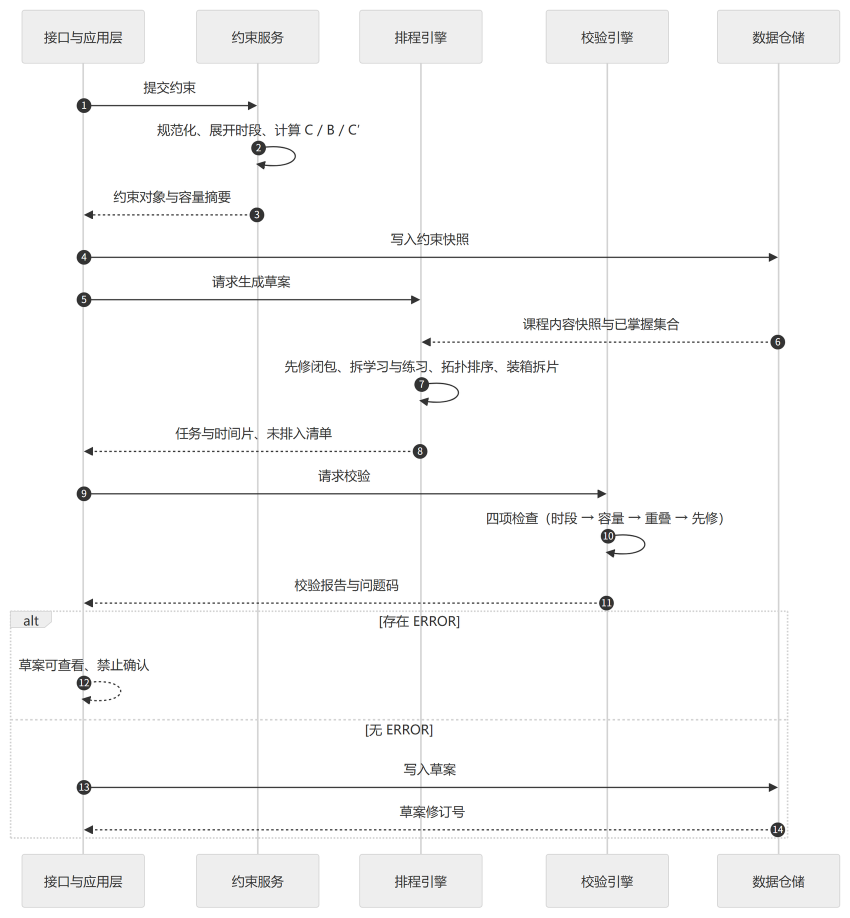
#> input picture docs/03_设计/figures/peer/fig-4-3-generate.png, 1700 x 1835 px, found by its file name (shown at 1/2 size)
$ python build_design_extra.py
#> lines starting #> are read from the running program, lines starting #| are printed output that depends on the picture; after the words box and inside, x2 and y2 are one past the last pixel; in counts of white or black regions, pixels touching at a corner belong together
### scripts/build_figures.py
"""生成《软件需求说明书》所需的图表：Mermaid 源文件 + 界面原型 SVG，并栅格化为 PNG。

产物：
    docs/02_需求/figures/fig-x-y.png      插入文档用（约 1600px 宽）
    docs/02_需求/figures/src/fig-x-y.mmd  Mermaid 源文件（可编辑）
    docs/02_需求/figures/src/fig-x-y.svg  原型源文件（可编辑）

渲染方式：Edge headless 截图 → Pillow 去白边裁切。需要本机 Edge。
"""
import json
import os
import re
import subprocess
import sys
import tempfile
from pathlib import Path

from PIL import Image, ImageChops

ROOT = Path(__file__).resolve().parent.parent
FIG_DIR = ROOT / "docs" / "02_需求" / "figures"
SRC_DIR = FIG_DIR / "src"
TMP_DIR = ROOT / ".tmp_figures"

EDGE = r"C:\Program Files (x86)\Microsoft\Edge\Application\msedge.exe"
MERMAID_JS = "file:///D:/Gitproject/RJB_Demo/frontend/node_modules/mermaid/dist/mermaid.min.js"

TARGET_WIDTH = 1700
PAD = 24


# ----------------------------------------------------------------------
# 图源定义
# ----------------------------------------------------------------------
MERMAID_FIGURES = {
    "fig-2-1-context": {
        "skip": True,
        "window": (1800, 1800),
        "src": """flowchart TB
    ST["学生"]
    AD["课程管理员"]
    SYS["学径 StudyPath<br/>课程学习规划辅助系统"]
    LLM["大模型服务<br/>（可切换 Mock）"]

    ST -->|"目标 / 截止 / 可用时间"| SYS
    AD -->|"知识点 / 先修 / 资源"| SYS
    SYS -->|"计划 / 校验 / 进度"| ST
    SYS -->|"追问上下文"| LLM
    LLM -->|"自然语言答复"| SYS""",
    },
    "fig-3-1-function-tree": {
        "skip": True,
        "window": (2400, 2800),
        "src": """flowchart LR
    ROOT["学径 StudyPath<br/>课程学习规划辅助系统"]
    ROOT --- M1["课程内容管理"]
    ROOT --- M2["学习规划"]
    ROOT --- M3["执行与调整"]
    ROOT --- M4["基础支撑"]

    M1 --- A1["F-02 课程信息维护"]
    M1 --- A2["F-03 知识点维护"]
    M1 --- A3["F-04 先修关系维护"]
    M1 --- A4["F-05 课程资源维护"]

    M2 --- B1["F-06 学习约束设定"]
    M2 --- B2["F-07 智能体追问"]
    M2 --- B3["F-08 任务分解与计划生成"]
    M2 --- B4["F-09 计划校验"]

    M3 --- C1["F-10 计划确认与打卡"]
    M3 --- C2["F-11 计划调整"]
    M3 --- C3["F-12 计划版本追溯"]
    M3 --- C4["F-13 计划看板"]

    M4 --- D1["F-01 登录与角色"]
    M4 --- D2["离线演示（Mock Provider）"]
    M4 --- D3["数据备份与恢复"]""",
    },
    "fig-3-2-swimlane": {
        "window": (2800, 1900),
        "src": """flowchart TB
    subgraph L1["课程管理员"]
        direction LR
        A1["维护知识点、先修关系<br/>资源与参考时长"]
        A2["先修图检查<br/>（成环 / 孤立点）"]
        A1 --> A2
    end

    subgraph L2["学生"]
        direction LR
        S1["填写目标、截止日期<br/>可用时间、已掌握"]
        S2["确认计划"]
        S3["逐任务打卡<br/>记录实际用时"]
        S1 --> S2 --> S3
    end

    subgraph L3["智能体（大模型）"]
        direction LR
        G1["追问缺失信息<br/>归一化相对日期"]
        G2["生成冲突说明<br/>与调整建议"]
        G1 --> G2
    end

    subgraph L4["系统（排程与校验引擎）"]
        direction LR
        E1["先修闭包 + 任务分解"]
        E2["按可用时段装箱排程"]
        E3["四项校验"]
        E4["生成计划版本"]
        E5["检测延期 / 目标变更"]
        E1 --> E2 --> E3 --> E4
        E5 --> E1
    end

    S1 --> G1
    G1 --> E1
    A1 -.->|"课程内容"| E1
    E3 -->|"存在冲突"| G2
    G2 --> S2
    E4 --> S2
    S3 --> E5
    E5 -->|"触发调整"| E1""",
    },
    "fig-3-3-usecase": {
        "window": (2600, 1900),
        "src": """flowchart TB
    ST(("学生"))
    AD(("课程管理员"))

    ST --> UC1(["设定学习约束"])
    ST --> UC2(["与智能体对话补全信息"])
    ST --> UC3(["查看计划草案与冲突"])
    ST --> UC4(["确认计划并打卡"])
    ST --> UC5(["发起计划调整"])
    ST --> UC6(["查看计划版本与差异"])

    AD --> UC7(["维护课程与知识点"])
    AD --> UC8(["维护先修关系"])
    AD --> UC9(["维护课程资源"])

    UC2 -.->|"extend"| UC1
    UC1 -.->|"include"| UC3
    UC3 -.->|"include"| UC10(["校验计划（容量/重叠/先修/截止）"])
    UC5 -.->|"include"| UC10
    UC4 -.->|"include"| UC6""",
    },
    "fig-3-9-plan-state": {
        "window": (1600, 2400),
        "src": """stateDiagram-v2
    direction TB
    state "草稿" as Draft
    state "待确认" as Pending
    state "执行中" as Active
    state "已完成" as Done
    state "已归档" as Archived

    [*] --> Draft: 生成计划草案
    Draft --> Pending: 校验通过 / 存在冲突
    Pending --> Draft: 修改约束后重新生成
    Pending --> Active: 学生确认（生成 v1）
    Active --> Active: 打卡记录进度
    Active --> Done: 任务全部完成或超过截止日期
    Active --> Archived: 调整生效（旧版本归档）
    Archived --> [*]
    Done --> [*]""",
    },
    "fig-3-4-sequence": {
        "window": (2600, 2000),
        "src": """sequenceDiagram
    autonumber
    actor S as 学生
    participant W as 前端
    participant B as 后端服务
    participant AG as 智能体（LLM）
    participant EN as 排程与校验引擎
    participant DB as 数据库

    S->>W: 输入目标与时间约束
    W->>B: POST /api/constraints
    B->>DB: 保存约束
    B->>AG: 补全缺失字段
    AG-->>B: 抽取结果 + 追问问题
    B-->>W: SSE 推送追问
    W-->>S: 展示追问
    S->>W: 补充"每周一三五 19:00-21:00"
    W->>B: POST /api/plans/preview
    B->>EN: 先修闭包 + 任务分解
    EN-->>B: 任务列表
    B->>EN: 四项校验
    EN-->>B: 校验报告（含问题码）
    B->>AG: 生成冲突说明
    AG-->>B: 说明文本
    B-->>W: 计划草案 + 校验报告
    W-->>S: 看板展示（冲突任务标红）
    S->>W: 确认计划
    W->>B: POST /api/plans/{id}/confirm
    B->>DB: 写入版本 v1
    B-->>W: 确认成功
    W-->>S: 计划进入执行中""",
    },
    "fig-3-8-er": {
        "window": (2800, 2100),
        "src": """erDiagram
    USER ||--o{ STUDY_PLAN : "拥有"
    USER ||--o{ COURSE : "维护"
    COURSE ||--o{ CONCEPT : "包含"
    COURSE ||--o{ RESOURCE : "包含"
    CONCEPT ||--o{ CONCEPT_RESOURCE : "关联"
    RESOURCE ||--o{ CONCEPT_RESOURCE : "关联"
    CONCEPT ||--o{ PREREQUISITE : "作为先修"
    CONCEPT ||--o{ PREREQUISITE : "作为后继"
    CONCEPT ||--o{ PLAN_TASK : "被安排"
    STUDY_PLAN ||--|{ PLAN_TASK : "拆分为"
    STUDY_PLAN ||--o{ PLAN_VERSION : "形成版本"
    STUDY_PLAN ||--|| CONSTRAINT : "由约束确定"
    PLAN_VERSION ||--o| PLAN_VALIDATION : "记录校验"

    USER {
        int id PK
        string username
        string password_hash
        string role
    }
    COURSE {
        int id PK
        string name
        string semester
    }
    CONCEPT {
        int id PK
        int course_id FK
        string name
        int difficulty
        int reference_minutes
    }
    STUDY_PLAN {
        int id PK
        int student_id FK
        string status
        int current_version
    }
    PLAN_TASK {
        int id PK
        int plan_id FK
        string type
        int estimated_minutes
        string scheduled_date
    }
    PLAN_VERSION {
        int id PK
        int plan_id FK
        int version
        string change_reason
    }""",
    },
}


# ----------------------------------------------------------------------
# 界面原型（SVG）
# ----------------------------------------------------------------------
FONT = "Microsoft YaHei, SimHei, sans-serif"
INK = "#0f172a"
MUTED = "#64748b"
LINE = "#cbd5e1"
TEAL = "#0e7c6b"
TEAL_SOFT = "#e6f4f1"
AMBER = "#b45309"
AMBER_SOFT = "#fef3c7"
RED = "#b91c1c"
RED_SOFT = "#fee2e2"
BG = "#f8fafc"


class Svg:
    def __init__(self, w, h, title=""):
        self.w, self.h, self.title = w, h, title
        self.parts = []

    # [349 lines left out: functions rect, text, line, arrow, svg, chrome and 8 more, not called in this run]


WIREFRAMES = {
    "fig-2-1-context": draw_context,
    "fig-3-1-function-tree": draw_function_tree,
    "fig-3-5-wizard": wire_wizard,
    "fig-3-6-board": wire_board,
    "fig-3-7-admin": wire_admin,
}


# ----------------------------------------------------------------------
# 渲染
# ----------------------------------------------------------------------
def html_for_mermaid(src, window):
    return """<!doctype html>
<html><head><meta charset="utf-8"><style>
html,body{margin:0;padding:20px;background:#fff;}
#d{display:inline-block;}
</style>
<script src="%s"></script></head>
<body><div id="d"></div>
<script>
const src = %s;
mermaid.initialize({
  startOnLoad: false,
  theme: "neutral",
  securityLevel: "loose",
  fontFamily: '"Microsoft YaHei", "SimHei", sans-serif',
  themeVariables: { fontSize: "26px", fontFamily: '"Microsoft YaHei", "SimHei", sans-serif' },
  flowchart: { htmlLabels: true, curve: "basis", nodeSpacing: 50, rankSpacing: 70, useMaxWidth: false },
  sequence: { showSequenceNumbers: false, actorFontSize: 15, noteFontSize: 14, messageFontSize: 14, useMaxWidth: false },
  er: { fontSize: 15, useMaxWidth: false },
  state: { fontSize: 15, useMaxWidth: false }
});
mermaid.render("theGraph", src).then(({svg}) => {
  document.getElementById("d").innerHTML = svg;
}).catch(e => { document.getElementById("d").textContent = "RENDER_ERROR: " + e; });
</script></body></html>""" % (MERMAID_JS, json.dumps(src, ensure_ascii=False))


# [4 lines left out: function html_for_svg, not called in this run]


def shoot(html, out_png, window):
    """用 Edge headless 截图。"""
#> (the call stopped at in shoot, `proc = subprocess.run(cmd, capture_output=True, text=True, timeout=120)`: subprocess is not available in this run)
    with tempfile.TemporaryDirectory() as td:
        page = Path(td) / "fig.html"
        page.write_text(html, encoding="utf-8")
        profile = Path(td) / "profile"
        cmd = [
            EDGE,
            "--headless=new",
            "--disable-gpu",
            "--hide-scrollbars",
            "--no-first-run",
            "--no-default-browser-check",
            "--force-device-scale-factor=2",
            "--virtual-time-budget=6000",
            "--user-data-dir=%s" % profile,
            "--window-size=%d,%d" % window,
            "--screenshot=%s" % out_png,
            page.as_uri(),
        ]
        proc = subprocess.run(cmd, capture_output=True, text=True, timeout=120)
        if proc.returncode != 0 and not Path(out_png).exists():
            raise RuntimeError("Edge 截图失败: %s" % (proc.stderr or proc.stdout)[:500])


def trim_and_save(src_png, dst_png):
    im = Image.open(src_png).convert("RGB")
#> im is the input picture: PIL image 1700x1835 RGB; mean R, G, B 248.6, 248.6, 248.6
    diff = ImageChops.difference(im, Image.new("RGB", im.size, (255, 255, 255)))
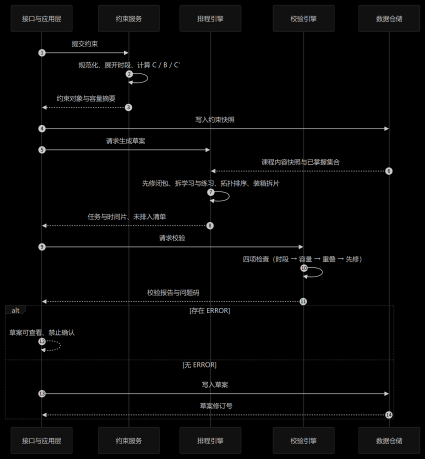
#> diff: PIL image 1700x1835 RGB (shown at 1/4 size); mean R, G, B 6.4, 6.4, 6.4
    mask = diff.convert("L").point(lambda v: 255 if v > 12 else 0)
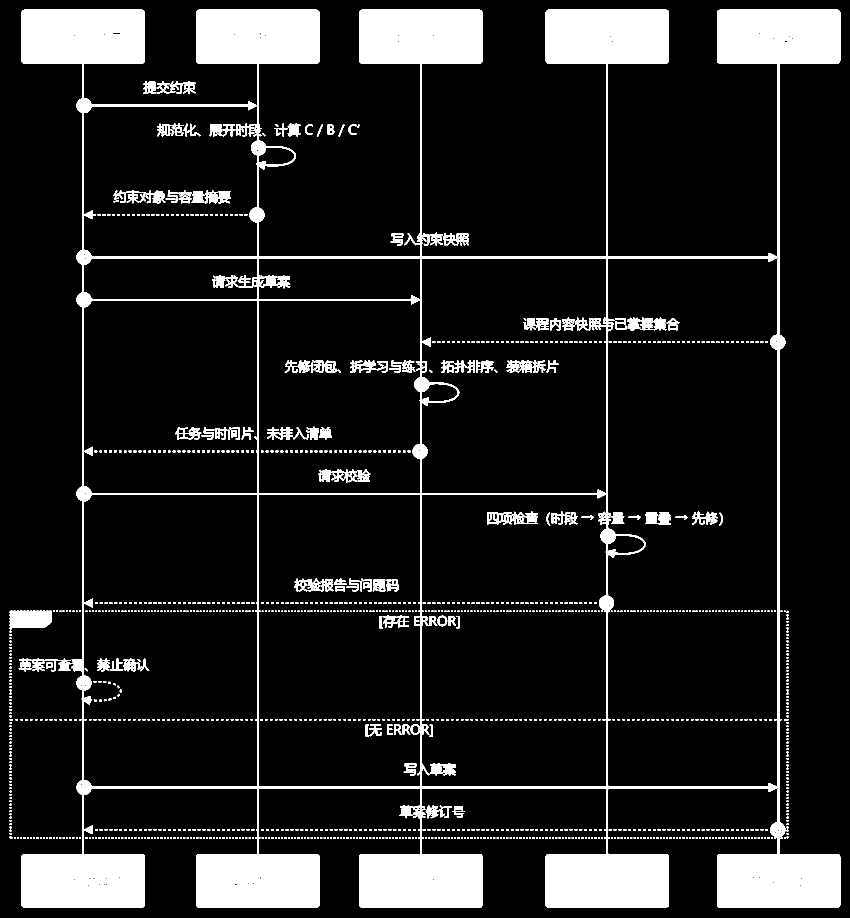
#> mask: PIL image 1700x1835 L (shown at 1/2 size); 12.3% white; 1294 white regions (735 under 20 px), largest, box (x1, y1, x2, y2) and area: (43, 19, 1681, 1816) 324990, (19, 1221, 104, 1259) 2802, (383, 381, 462, 407) 1289
    bbox = mask.getbbox()
#> bbox = (19, 19, 1681, 1816)
    if bbox is None:
        raise RuntimeError("渲染结果为空（可能是语法错误或被裁掉）")
    clipped = bbox[2] >= im.width - 2 or bbox[3] >= im.height - 2
#> clipped = False
#> (the rest of the program and of its run is left out)
